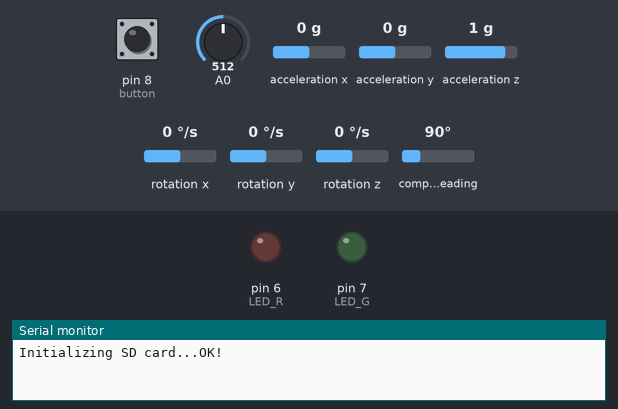
Recording of a sketch running on a simulated Arduino Mega 2560, built with avr-gcc and run on an emulated ATmega2560. Parts: output pins drawn as LEDs (lit = HIGH), the last lines printed to the serial monitor. Inputs (shaded band) come from the test bench; at power-on: pin 8 (button) HIGH, A0 = 512, acceleration x 0 g, acceleration y 0 g, acceleration z 1 g, rotation x 0 °/s, rotation y 0 °/s, rotation z 0 °/s, compass heading 90°. The local clock reads 2024-03-15 10:24:30 at power-on unless the sketch sets it; storage starts empty.

Above: at 4.2 s.
4.3 s: pin 8 (button) pulled LOW for 0.15 s
At 4.8 s:
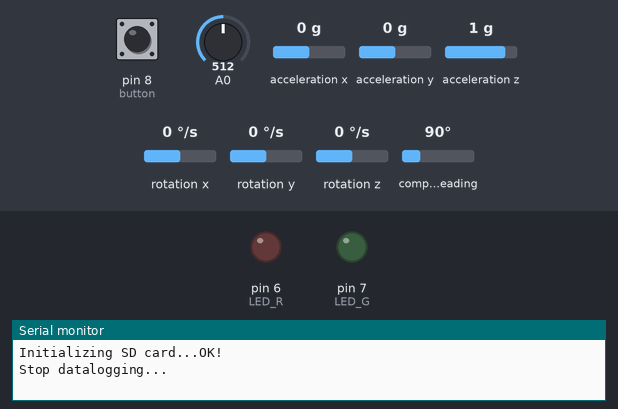
5.9 s: pin 8 (button) pulled LOW for 1 s
At 8.1 s:
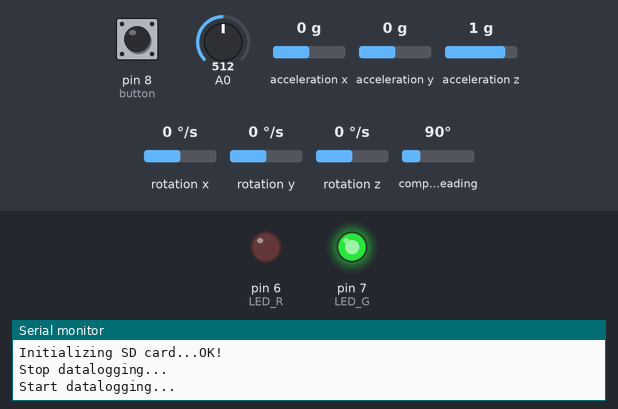
Timing chart, 0 to 22.1 s (numbered marks = the images above; inputs shaded):
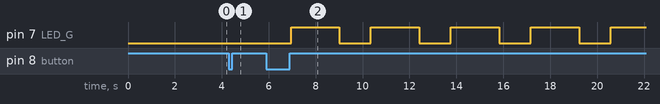

The sketch:

demo2v1.ino
```cpp
/*
Appli de localisation et de monitoring du niveau sonore
Attention !! : La fonction delay ne fonctionne plus après le démarrage du RTC !!
*/

// include the necessary libraries
#include <SPI.h>
#include <SD.h>
#include "RTClib.h"
#include "MPU9250.h"

RTC_PCF8523 rtc;
// an MPU9250 object with the MPU-9250 sensor on I2C bus 0 with address 0x68
MPU9250 IMU(Wire,0x69);//SDO high state otherwise conflict with PCF8523 on the same I2C bus

// pin definition for the Uno
#define sd_cs  10
#define button 8
#define LED_R  6
#define LED_G  7

#define SW_SAVE_EPC   1
#define SW_SAVE_SOUND 0
#define SW_NOISE_CAL  0
#define SW_SAVE_IMU   1
#define SW_AUTO_START 1
#define SW_SET_RTC    0

#define NB_POINTS 1000
#define LOW_NOISE_LEVEL 640

int noisefloor=LOW_NOISE_LEVEL;
int Tabpoints[NB_POINTS]={0};
int cp=0;
int cpsample=0;
int sw_start=0;
int status;

unsigned char Tab[19] = {0x02,0x00,0x0C,0x00,0x00,0x00,0x08,0x00,0x11,0xAA,0x55,0x00,0x04,0x01,0x00,0x00,0x00,0xb7,0xb9};//inventory with RSSI

// char array to print to the screen
char sensorPrintout[6];

void setup() {
  //////////////////////////////////////////////////////
  // initialize the serial port
  //////////////////////////////////////////////////////
  // it will be used to print some diagnostic info
  Serial.begin(38400);
  Serial1.begin(38400);
  while (!Serial) {
    // wait for serial port to connect. Needed for native USB port only
  }
  while (!Serial1) {
    // wait for serial port to connect. Needed for native USB port only
  }

  if (! rtc.begin()) {
    Serial.println("Couldn't find RTC");
    Serial.flush();
    abort();
  }

  if (! rtc.initialized() || rtc.lostPower() || SW_SET_RTC) {
    Serial.println("RTC is NOT initialized, let's set the time!");
    // When time needs to be set on a new device, or after a power loss, the
    // following line sets the RTC to the date & time this sketch was compiled
    rtc.adjust(DateTime(F(__DATE__), F(__TIME__)));
    // This line sets the RTC with an explicit date & time, for example to set
    // January 21, 2014 at 3am you would call:
    // rtc.adjust(DateTime(2014, 1, 21, 3, 0, 0));
    //
    // Note: allow 2 seconds after inserting battery or applying external power
    // without battery before calling adjust(). This gives the PCF8523's
    // crystal oscillator time to stabilize. If you call adjust() very quickly
    // after the RTC is powered, lostPower() may still return true.
  }

  // When the RTC was stopped and stays connected to the battery, it has
  // to be restarted by clearing the STOP bit. Let's do this to ensure
  // the RTC is running.
  rtc.start();

  pinMode(button, INPUT_PULLUP);
  pinMode(LED_R, OUTPUT);
  pinMode(LED_G, OUTPUT);

  // try to access the SD card. If that fails (e.g.
  // no card present), the setup process will stop.
  Serial.print(F("Initializing SD card..."));
  if (!SD.begin(sd_cs))
  {
    Serial.println(F("failed!"));
    digitalWrite(LED_R,HIGH);
    return;
  }
  Serial.println(F("OK!"));

    // start communication with IMU
  status = IMU.begin();
  if (status < 0) {
    Serial.println("IMU initialization unsuccessful");
    Serial.println("Check IMU wiring or try cycling power");
    Serial.print("Status: ");
    Serial.println(status);
    digitalWrite(LED_R,HIGH);
    while(1);
  }

  //////////////////////////////////////////////////////
  // init sound sensor
  //////////////////////////////////////////////////////
  if(SW_NOISE_CAL)
  {
    noisefloor = analogRead(A0);//to remove fake value
    delay(1000);
    noisefloor = analogRead(A0);
    Serial.print("noise floor: ");
    Serial.println(noisefloor);
  }

  if(SW_AUTO_START)
  {
    sw_start=1;
  }

  delay(3000);
  cp=0;
}

void loop()
{
  // don't do anything if the image wasn't loaded correctly.
  // Read the value of the sensor on A0
  //wait for triger to start logging
  if(digitalRead(button)==0)
  {
    if(sw_start==0)
    {
      sw_start = 1;
      Serial.println("Start datalogging...");
      saveintoSD(String("Start datalogging..."));

    }
    else
    {
      sw_start = 0;
      Serial.println("Stop datalogging...");
      saveintoSD(String("Stop datalogging..."));
    }
    delay(1000);
  }

  //acquire data periodically if sw_start = 1
  if(sw_start)
  {
    GetOneSample();
  }
  delay(1);
}

void GetOneSample()
{
  int sensorVal = 0;
  String strValpower="";
  String strEPClist="";
  String strIMUval="";

  //read sensor periodicaly
  sensorVal = analogRead(A0);

  if(cp>=NB_POINTS)
  {
    digitalWrite(LED_G,HIGH);
    if(SW_SAVE_SOUND==1)
    {
      strValpower=calcpower();
    }
    if(SW_SAVE_EPC==1)
    {
      strEPClist=GetEPCNearby();
    }
    if(SW_SAVE_IMU==1)
    {
      strIMUval=GetIMUData();
    }
    cpsample=cpsample+1;
    PrintOut(strValpower,strIMUval, strEPClist);
    cp=0;
    digitalWrite(LED_G,LOW);
  }
  else
  {
    // read the input on analog pin 0:
    sensorVal = analogRead(A0);
    Tabpoints[cp]=sensorVal;
    cp=cp+1;
  }
}

void PrintOut(String strValpower, String strIMUval, String strEPClist)
{
  String strData = "";
  DateTime now = rtc.now();

  //Display time
  strData = String(now.day());
  strData += "/";
  strData += String(now.month());
  strData += "/";
  strData += String(now.year());
  strData += ";";
  strData += String(now.hour());
  strData += ":";
  strData += String(now.minute());
  strData += ":";
  strData += String(now.second());
  strData += ";";
  //Display sound level
  strData += strValpower;
  //Display IMU data
  strData += strIMUval;
  //Display Tags IDs
  strData += strEPClist;
  //Save into SD card
  saveintoSD(strData);
  Serial.println(strData);
}

String GetEPCNearby()
{
  String strData = "";
  // Send command to the reader
  for(int i=0;i<19;i++)
  {
    Serial1.write(Tab[i]);
  }

  // Wait for response from the reader
  int timeout=0;
  while(Serial1.available()==0 && timeout < 2000)
  {
    delay(1);
    timeout++;
  }
  // If something received
  if (Serial1.available())
  {
    // read from port 1, send to port 0:
    int TabByte[512]={0};
    int Lg=0;
    while (Serial1.available())
    {
      TabByte[Lg++] = Serial1.read();
      delay(10);
    }
    //print reader message
    int NbTag = TabByte[9];
    strData += String(NbTag);
    strData += ";";
    //Check EPC
    int Index=10;
    for(int i=0;i<NbTag;i++)
    {
      int EPClen=TabByte[Index++];
      //the first byte of the EPC is required for the demo
      strData += String(TabByte[Index]);
      strData += ";";
      Index=Index+15;//EPC + ANTID + NBREAD
      int RSSI=TabByte[Index++];
      strData += String(RSSI);
      strData += ";";
    }
  }
  else
  {
    Serial.println("timeout!!");
  }
  return strData;
}

String GetIMUData()
{
  String strData = "";
  //Read the sensor
  IMU.readSensor();
  strData+=String(IMU.getAccelX_mss());
  strData+=";";
  strData+=String(IMU.getAccelY_mss());
  strData+=";";
  strData+=String(IMU.getAccelZ_mss());
  strData+=";";
  strData+=String(IMU.getGyroX_rads());
  strData+=";";
  strData+=String(IMU.getGyroY_rads());
  strData+=";";
  strData+=String(IMU.getGyroZ_rads());
  strData+=";";
  strData+=String(IMU.getMagX_uT());
  strData+=";";
  strData+=String(IMU.getMagY_uT());
  strData+=";";
  strData+=String(IMU.getMagZ_uT());
  strData+=";";
  return strData;
}

String calcpower()
{
  unsigned long valmoy=0;
  for(int ii=0;ii<NB_POINTS;ii++)
  {
    valmoy=valmoy+pow((Tabpoints[ii]-noisefloor),2);
  }
  valmoy=valmoy*50/NB_POINTS;
  if(valmoy>65535)valmoy=5000;
  unsigned int valtosave = (unsigned int)valmoy;
  // print out the value you read:
  String strVal = String(valtosave);
  strVal+=";";
  //displayVal(strVal);//for debug
  return strVal;
}

void saveintoSD(String strVal)
{
  // open the file. note that only one file can be open at a time,
  // so you have to close this one before opening another.
  File dataFile = SD.open("datalog.csv", FILE_WRITE);

  // if the file is available, write to it:
  if (dataFile)
  {
    dataFile.println(strVal);
    dataFile.close();
  }
  // if the file isn't open, pop up an error:
  else
  {
    Serial.println("error opening datalog.csv");
  }
}
```

Measured:
- after the input at 4.3 s, pin 7 (LED_G): stays LOW (without the input it goes to HIGH after 0.04 s)
- after the input at 5.9 s, pin 7 (LED_G): alternates HIGH for 2.1 s and LOW for 1.4 s, starting after 1.0 s
